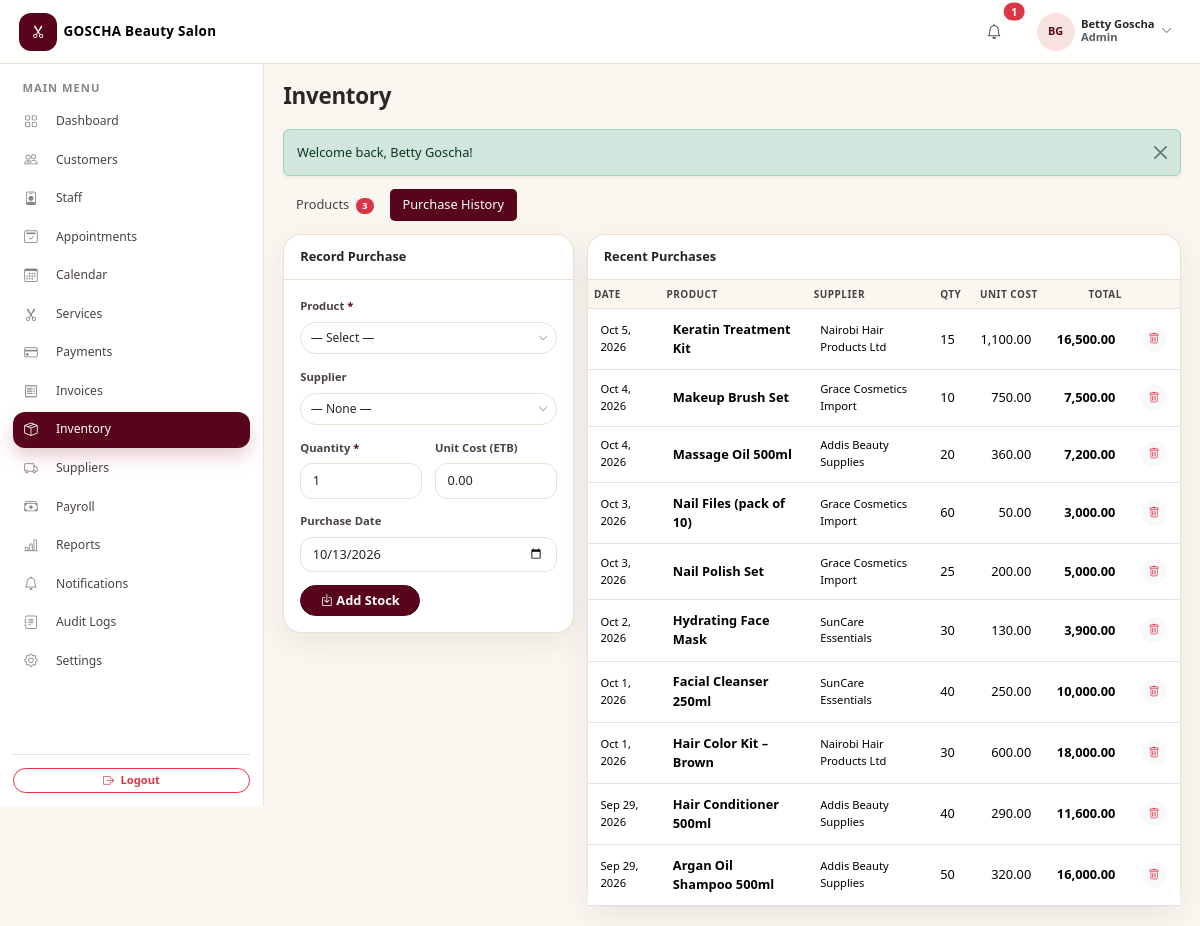
Before: /admin/inventory.php?view=purchases (signed in) with the older database file.
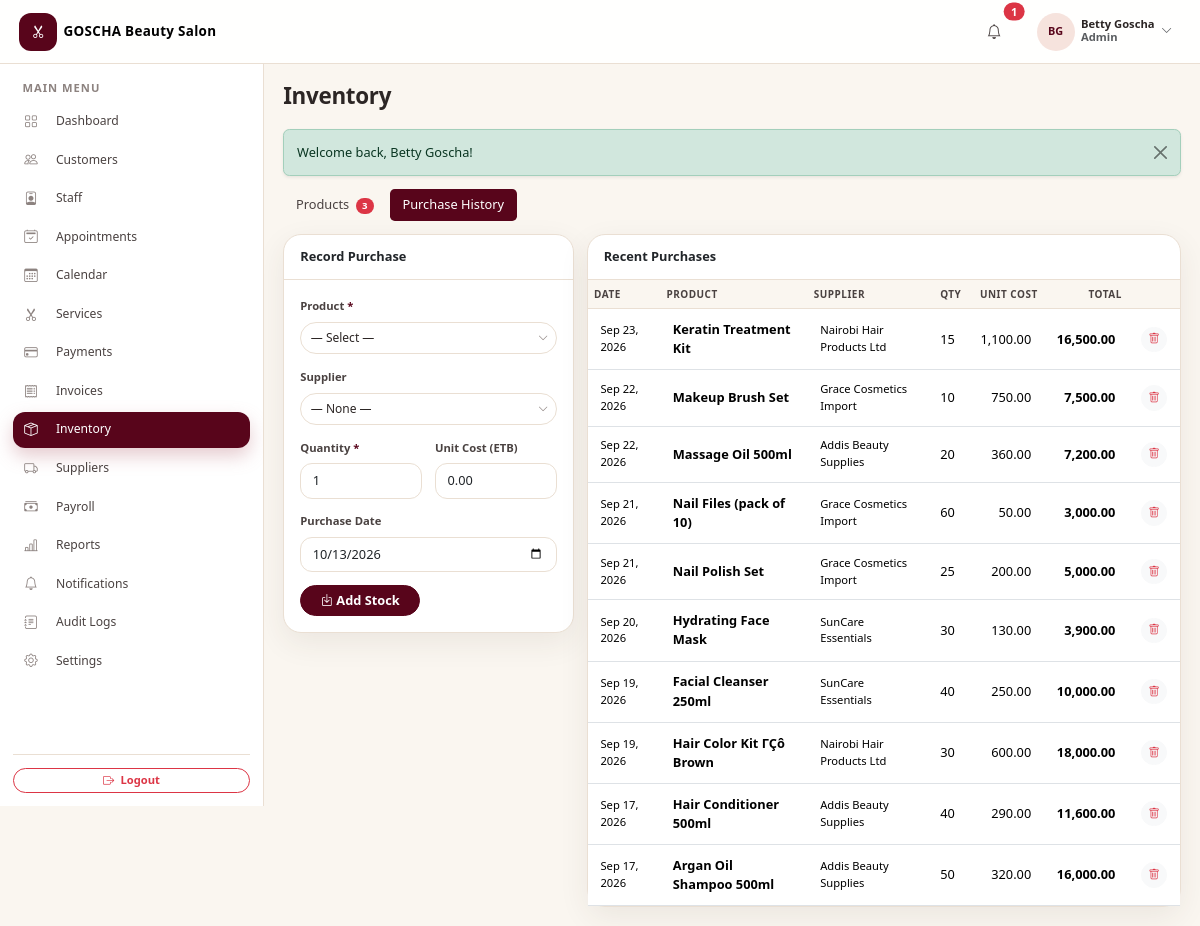
After: the same page with the newer database file.
### tables this page shows
CREATE TABLE `users` (
  `id` int(11) NOT NULL AUTO_INCREMENT,
  `salon_id` int(11) NOT NULL,
  `name` varchar(100) NOT NULL,
  `first_name` varchar(100) DEFAULT NULL,
  `last_name` varchar(100) DEFAULT NULL,
  `email` varchar(255) NOT NULL,
  `phone` varchar(20) DEFAULT NULL,
  `password` varchar(255) NOT NULL,
  `role` enum('admin','receptionist') NOT NULL DEFAULT 'admin',
  `status` enum('active','inactive') NOT NULL DEFAULT 'active',
  `created_at` datetime NOT NULL DEFAULT current_timestamp(),
  `updated_at` datetime NOT NULL DEFAULT current_timestamp() ON UPDATE current_timestamp(),
  PRIMARY KEY (`id`),
  UNIQUE KEY `uq_users_email` (`email`),
  KEY `idx_users_salon` (`salon_id`),
  CONSTRAINT `fk_users_salon` FOREIGN KEY (`salon_id`) REFERENCES `salons` (`id`)
);

CREATE TABLE `salons` (
  `id` int(11) NOT NULL AUTO_INCREMENT,
  `salon_name` varchar(150) NOT NULL,
  `owner_first_name` varchar(100) DEFAULT NULL,
  `owner_last_name` varchar(100) DEFAULT NULL,
  `email` varchar(255) DEFAULT NULL,
  `phone` varchar(20) DEFAULT NULL,
  `address` varchar(255) DEFAULT NULL,
  `timezone` varchar(64) NOT NULL DEFAULT 'Africa/Addis_Ababa',
  `currency` char(3) NOT NULL DEFAULT 'ETB',
  `status` enum('pending','active','inactive','suspended','rejected','cancelled') NOT NULL DEFAULT 'active',
  `setup_completed_at` datetime DEFAULT NULL,
  `approved_at` datetime DEFAULT NULL,
  `approved_by` int(11) DEFAULT NULL,
  `rejected_at` datetime DEFAULT NULL,
  `rejected_by` int(11) DEFAULT NULL,
  `suspended_at` datetime DEFAULT NULL,
  `suspended_by` int(11) DEFAULT NULL,
  `cancelled_at` datetime DEFAULT NULL,
  `cancelled_by` int(11) DEFAULT NULL,
  `restored_at` datetime DEFAULT NULL,
  `status_reason` varchar(500) DEFAULT NULL,
  `admin_notes` text DEFAULT NULL,
  `access_profile` varchar(40) NOT NULL DEFAULT 'full',
  `last_activity_at` datetime DEFAULT NULL,
  `created_at` datetime NOT NULL DEFAULT current_timestamp(),
  `updated_at` datetime NOT NULL DEFAULT current_timestamp() ON UPDATE current_timestamp(),
  PRIMARY KEY (`id`),
  UNIQUE KEY `uq_salons_name` (`salon_name`),
  KEY `idx_salons_status` (`status`),
  KEY `fk_salons_approved_by` (`approved_by`),
  CONSTRAINT `fk_salons_approved_by` FOREIGN KEY (`approved_by`) REFERENCES `super_admins` (`id`) ON DELETE SET NULL
);

CREATE TABLE `purchases` (
  `id` int(11) NOT NULL AUTO_INCREMENT,
  `salon_id` int(11) NOT NULL,
  `supplier_id` int(11) DEFAULT NULL,
  `product_id` int(11) NOT NULL,
  `quantity` int(11) NOT NULL DEFAULT 0,
  `unit_price` decimal(10,2) NOT NULL DEFAULT 0.00,
  `total` decimal(10,2) NOT NULL DEFAULT 0.00,
  `purchase_date` date NOT NULL,
  `created_at` datetime NOT NULL DEFAULT current_timestamp(),
  PRIMARY KEY (`id`),
  KEY `idx_pur_supplier` (`supplier_id`),
  KEY `idx_pur_product` (`product_id`),
  KEY `idx_purchases_salon` (`salon_id`),
  CONSTRAINT `fk_pur_product` FOREIGN KEY (`product_id`) REFERENCES `inventory_products` (`id`) ON DELETE CASCADE,
  CONSTRAINT `fk_pur_supplier` FOREIGN KEY (`supplier_id`) REFERENCES `suppliers` (`id`) ON DELETE SET NULL,
  CONSTRAINT `fk_purchases_salon` FOREIGN KEY (`salon_id`) REFERENCES `salons` (`id`)
);

CREATE TABLE `inventory_products` (
  `id` int(11) NOT NULL AUTO_INCREMENT,
  `salon_id` int(11) NOT NULL,
  `name` varchar(150) NOT NULL,
  `sku` varchar(50) NOT NULL,
  `barcode` varchar(100) DEFAULT NULL,
  `category` varchar(100) DEFAULT NULL,
  `supplier_id` int(11) DEFAULT NULL,
  `quantity` int(11) NOT NULL DEFAULT 0,
  `minimum_stock` int(11) NOT NULL DEFAULT 5,
  `cost_price` decimal(10,2) NOT NULL DEFAULT 0.00,
  `selling_price` decimal(10,2) NOT NULL DEFAULT 0.00,
  `status` enum('active','inactive') NOT NULL DEFAULT 'active',
  `created_at` datetime NOT NULL DEFAULT current_timestamp(),
  PRIMARY KEY (`id`),
  UNIQUE KEY `uq_prod_sku` (`salon_id`,`sku`),
  KEY `idx_prod_supplier` (`supplier_id`),
  KEY `idx_inventory_products_salon` (`salon_id`),
  CONSTRAINT `fk_inventory_products_salon` FOREIGN KEY (`salon_id`) REFERENCES `salons` (`id`),
  CONSTRAINT `fk_prod_supplier` FOREIGN KEY (`supplier_id`) REFERENCES `suppliers` (`id`) ON DELETE SET NULL
);

CREATE TABLE `suppliers` (
  `id` int(11) NOT NULL AUTO_INCREMENT,
  `salon_id` int(11) NOT NULL,
  `name` varchar(150) NOT NULL,
  `contact_person` varchar(100) DEFAULT NULL,
  `phone` varchar(20) DEFAULT NULL,
  `email` varchar(255) DEFAULT NULL,
  `address` varchar(255) DEFAULT NULL,
  `status` enum('active','inactive') NOT NULL DEFAULT 'active',
  `created_at` datetime NOT NULL DEFAULT current_timestamp(),
  PRIMARY KEY (`id`),
  KEY `idx_suppliers_salon` (`salon_id`),
  CONSTRAINT `fk_suppliers_salon` FOREIGN KEY (`salon_id`) REFERENCES `salons` (`id`)
);

### modules/inventory.php (the view, shortened to what the rows shown need)
<?php
$salonId = (int)current_salon_id();
$tab    = $_GET['view'] ?? 'products';
$purchasesStmt = db()->prepare(
    'SELECT pu.*, p.name AS product_name, s.name AS supplier_name
     FROM purchases pu
     JOIN inventory_products p ON p.id = pu.product_id AND p.salon_id = pu.salon_id
     LEFT JOIN suppliers s ON s.id = pu.supplier_id AND s.salon_id = pu.salon_id
     WHERE pu.salon_id = :sid
     ORDER BY pu.purchase_date DESC, pu.id DESC
     LIMIT 100'
);
$purchasesStmt->execute(['sid' => $salonId]);
$purchases = $purchasesStmt->fetchAll();
include __DIR__ . '/../includes/header.php';
?>
<?php if ($tab === 'purchases'): ?>
<div class="row g-3">
    <div class="col-lg-8">
        <div class="card table-card">
            <div class="table-responsive">
                <table class="table table-hover align-middle mb-0">
                    <thead><tr><th>Date</th><th>Product</th><th>Supplier</th><th class="text-end">Qty</th><th class="text-end">Unit Cost</th><th class="text-end">Total</th><th class="text-end"></th></tr></thead>
                    <tbody>
                    <?php if (!$purchases): ?>
                        <tr><td colspan="7"><div class="empty-state"><div class="icon"><i class="bi bi-box-seam"></i></div><p class="text-muted mb-0">No purchases recorded yet.</p></div></td></tr>
                    <?php else: foreach ($purchases as $pu): ?>
                        <tr>
                            <td class="small"><?php echo fmt_date($pu['purchase_date']); ?></td>
                            <td class="fw-semibold"><?php echo e($pu['product_name']); ?></td>
                            <td class="small"><?php echo $pu['supplier_name'] ? e($pu['supplier_name']) : '—'; ?></td>
                            <td class="text-end"><?php echo (int)$pu['quantity']; ?></td>
                            <td class="text-end"><?php echo money($pu['unit_price']); ?></td>
                            <td class="text-end fw-semibold"><?php echo money($pu['total']); ?></td>
                            <td class="text-end">
                                <button type="button" class="btn btn-sm btn-light rounded-pill text-danger"
                                        data-confirm="Delete this purchase record?"
                                        data-confirm-action="inventory.php?form_action=delete_purchase&id=<?php echo $pu['id']; ?>"
                                        data-confirm-label="Delete"><i class="bi bi-trash"></i></button>
                            </td>
                        </tr>
                    <?php endforeach; endif; ?>
                    </tbody>
                </table>
            </div>
        </div>
    </div>
</div>
<?php endif; ?>
<?php include __DIR__ . '/../includes/footer.php'; ?>

### includes/navbar.php (shortened to what the rows shown need)
<?php
$user = current_user();
$isAdmin = is_admin();
$base = $isAdmin ? 'admin' : 'receptionist';
$dashUrl = base_url($base . '/dashboard.php');
?>
<nav class="navbar app-navbar navbar-expand-lg sticky-top">
    <div class="container-fluid px-3 px-lg-4">
        <?php $brandLogo = salon_logo_url(); ?>
        <a class="navbar-brand d-flex align-items-center gap-2 fw-semibold" href="<?php echo $dashUrl; ?>">
            <?php if ($brandLogo !== ''): ?>
                <img src="<?php echo e($brandLogo); ?>" alt="<?php echo e(salon_name()); ?> logo" class="brand-logo">
            <?php else: ?>
                <span class="brand-mark"><i class="bi bi-scissors"></i></span>
            <?php endif; ?>
            <span class="brand-name d-none d-sm-inline"><?php echo e(salon_name()); ?></span>
        </a>
        <div class="d-flex align-items-center gap-2 gap-lg-3 ms-auto">
            <div class="dropdown">
                <button class="btn btn-user d-flex align-items-center gap-2" type="button" data-bs-toggle="dropdown" aria-expanded="false">
                    <span class="avatar"><?php echo e(initials($user['name'])); ?></span>
                    <span class="d-none d-md-block text-start">
                        <span class="d-block user-name small lh-1"><?php echo e($user['name']); ?></span>
                        <span class="d-block user-role small text-muted"><?php echo e(ucfirst($user['role'])); ?></span>
                    </span>
                    <i class="bi bi-chevron-down small text-muted"></i>
                </button>
            </div>
        </div>
    </div>
</nav>

Changed rows visible on the page:
changed purchases "Keratin Treatment Kit": purchase_date "Oct 5, 2026" → "Sep 23, 2026"
changed purchases "Makeup Brush Set": purchase_date "Oct 4, 2026" → "Sep 22, 2026"
changed purchases "Massage Oil 500ml": purchase_date "Oct 4, 2026" → "Sep 22, 2026"
changed purchases "Nail Files (pack of 10)": purchase_date "Oct 3, 2026" → "Sep 21, 2026"
changed purchases "Nail Polish Set": purchase_date "Oct 3, 2026" → "Sep 21, 2026"
changed purchases "Hydrating Face Mask": purchase_date "Oct 2, 2026" → "Sep 20, 2026"
changed purchases "Facial Cleanser 250ml": purchase_date "Oct 1, 2026" → "Sep 19, 2026"
changed purchases: purchase_date "Oct 1, 2026" → "Sep 19, 2026"; product.name "Hair Color Kit – Brown" → "Hair Color Kit ΓÇô Brown"
changed purchases "Hair Conditioner 500ml": purchase_date "Sep 29, 2026" → "Sep 17, 2026"
changed purchases "Argan Oil Shampoo 500ml": purchase_date "Sep 29, 2026" → "Sep 17, 2026"
